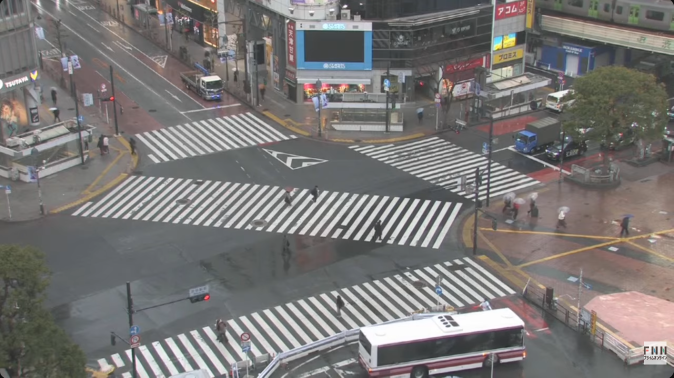
#> input picture geometry/shibuyaScramble.png, 1347 x 755 px, found by its file name (shown at 1/2 size)
$ python homographyPointSelector.py
#> lines starting #> are read from the running program, lines starting #| are printed output that depends on the picture
"""
Module for selecting points for homography computation.

Allows the user to interactively select points on an image with corresponding points in a map image.

These points can then be used to compute a homography matrix for perspective transformations.
"""
#cv2.getPerspectiveTransform(src, dst) --> src and dst are arrays of four points each, where src are the points in the image and dst are the points in the real world (e.g., corners of a square).
#cv2.findHomography(srcPoints, dstPoints) --> finds a perspective transformation between two planes.
#cv2.setMouseCallback(winname, onMouse, userdata=None) --> sets a mouse callback function for the specified window.
#def click_event(event, x, y, flags, param): --> to be passed to onMouse
#cv2.EVENT_LBUTTONDOWN	Left mouse button pressed
#cv2.EVENT_RBUTTONDOWN	Right mouse button pressed
#cv2.EVENT_MBUTTONDOWN	Middle mouse button pressed
#cv2.EVENT_LBUTTONUP	Left mouse button released
#cv2.EVENT_MOUSEMOVE	Mouse pointer moved over the window
#cv2.EVENT_LBUTTONDBLCLK	Left mouse button double-clicked
#cv2.namedWindow("Canvas")
#cv2.imshow("Canvas", img)

"""Get a source image (video stream frame) and a map image, show them side by side and allow the user
to click corresponding points on each image.

use right-click to remove the last selected point in case of mistakes.

click enter to finalize point selection and compute homography matrix

save matrix and start a demo in which user can select points in the source image and see where they map to
on the map image using the computed homography matrix.
"""

import os
import cv2
import numpy as np

# [24 lines left out: functions findCenterPoint, calculateDestinationPoints, not called in this run]


def selectHomographyPoints(srcImagePath, mapImagePath):

#> called with srcImagePath = 'geometry/shibuyaScramble.png', mapImagePath = 'geometry/shibuyaScrambleMap.png'
    srcPoints = []
    mapPoints = []
    cv2.namedWindow("Homography Point Selector")

    # Validate that the file exists and can be loaded
    if not os.path.exists(srcImagePath):
        raise FileNotFoundError(f"Source image file not found: {srcImagePath}")
    if not os.path.exists(mapImagePath):
        raise FileNotFoundError(f"Map image file not found: {mapImagePath}")


    srcImg = cv2.imread(srcImagePath)
#> srcImg is the input picture: shape (755, 1347, 3); mean B, G, R 117.7, 118.9, 121.5
    mapImg = cv2.imread(mapImagePath)
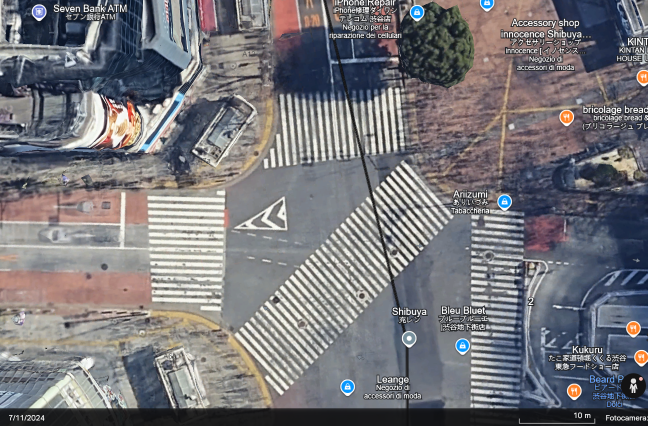
#> input picture geometry/shibuyaScrambleMap.png, 1295 x 852 px, found by its file name (shown at 1/2 size)
#> mapImg is the input picture: shape (852, 1295, 3); mean B, G, R 122.3, 117.9, 118.9
    if srcImg is None or mapImg is None:
        raise ValueError(f"Failed to load image: {srcImagePath} or {mapImagePath}")


    # Use height, width from shape safely
    srcH, srcW = srcImg.shape[:2]
#> srcH = 755; srcW = 1347
    mapH, mapW = mapImg.shape[:2]
#> mapH = 852; mapW = 1295
    #dst = cv2.copyMakeBorder(src, top, bottom, left, right, borderType, value)
    if srcH != mapH:
        if srcH > mapH:
            mapConcat = cv2.copyMakeBorder(mapImg, 0, srcH - mapH, 0, 0, cv2.BORDER_CONSTANT, value=[0,0,0])
            srcConcat = srcImg
        else:
            srcConcat = cv2.copyMakeBorder(srcImg, 0, mapH - srcH, 0, 0, cv2.BORDER_CONSTANT, value=[0,0,0])
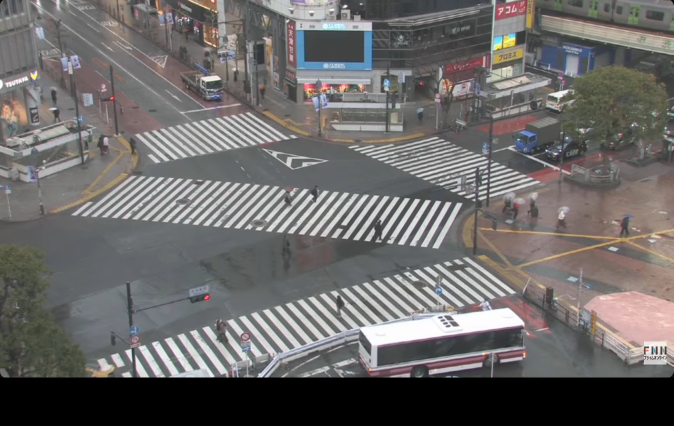
#> srcConcat: shape (852, 1347, 3) (shown at 1/2 size); mean B, G, R 104.3, 105.4, 107.7
            mapConcat = mapImg
    sideBySideImg = cv2.hconcat([srcConcat, mapConcat])
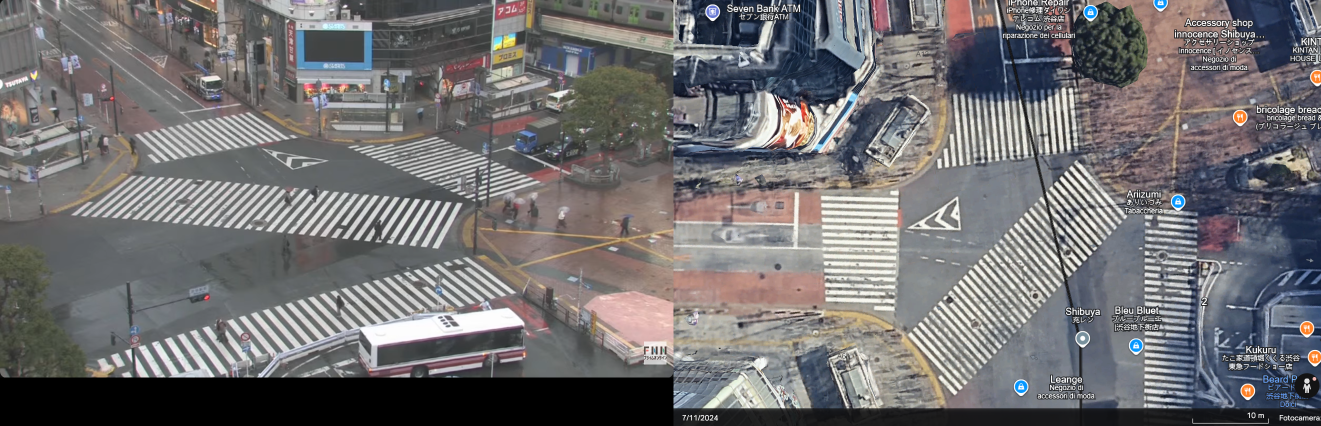
#> sideBySideImg: shape (852, 2642, 3) (shown at 1/2 size); mean B, G, R 113.1, 111.5, 113.1

    resizeFactor = 0.6
    inverseResizeFactor = 1 / resizeFactor
    resizedSideBySideImg = cv2.resize(sideBySideImg, (int(((srcW + mapW) * resizeFactor)), (int(max(srcH, mapH) * resizeFactor))))
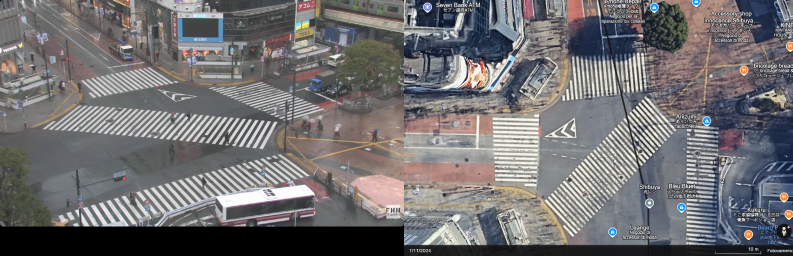
#> resizedSideBySideImg: shape (511, 1585, 3) (shown at 1/2 size); mean B, G, R 113.1, 111.4, 113.1
    resizedSrcW = int(srcW * resizeFactor)  # adjust width after resizing
#> resizedSrcW = 808
    sourceSelecting = True  # True => next click should be on SOURCE image
    # [22 lines left out: function clickEvent, not called in this run]

    done = False

    cv2.namedWindow("Homography Point Selector", cv2.WINDOW_NORMAL)
    cv2.setMouseCallback("Homography Point Selector", clickEvent)

    while not done:
        defaultScreen = cv2.putText(resizedSideBySideImg.copy(),
                                    ("Select a point on SOURCE image, then a point on MAP image. "
                                     "Right-click to undo last point. Press ENTER when done."),
                                    (20, 30), cv2.FONT_HERSHEY_SIMPLEX, 0.6, (0, 255, 0), 2)

        # Draw paired points and connecting lines
        for i in range(min(len(srcPoints), len(mapPoints))):
            cv2.circle(defaultScreen, (srcPoints[i][0], srcPoints[i][1]), 5, (255, 0, 0), -1)
            cv2.circle(defaultScreen, (mapPoints[i][0] + resizedSrcW, mapPoints[i][1]), 5, (0, 255, 0), -1)
            cv2.line(defaultScreen, (srcPoints[i][0], srcPoints[i][1]),
                     (mapPoints[i][0] + resizedSrcW, mapPoints[i][1]), (0, 0, 255), 1)

        # Draw unmatched last point safely
        if len(srcPoints) > len(mapPoints):
            x, y = srcPoints[-1]
            cv2.circle(defaultScreen, (x, y), 5, (255, 0, 0), -1)
        elif len(mapPoints) > len(srcPoints):
            x, y = mapPoints[-1]
            cv2.circle(defaultScreen, (x + resizedSrcW, y), 5, (0, 255, 0), -1)

        # Show which side is expected next
        next_text = "Next: SOURCE" if sourceSelecting else "Next: MAP"
        cv2.putText(defaultScreen, next_text, (20, 55), cv2.FONT_HERSHEY_SIMPLEX, 0.6, (0, 255, 255), 2)
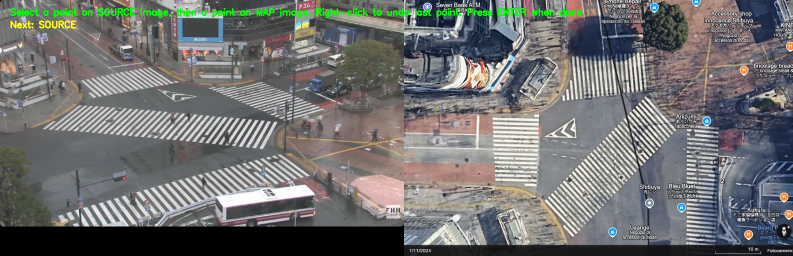
#> defaultScreen: shape (511, 1585, 3) (shown at 1/2 size); mean B, G, R 111.9, 112.9, 112.2

        cv2.imshow("Homography Point Selector", defaultScreen)

        key = cv2.waitKey(20) & 0xFF
#> (key Esc is pressed here)
        if key in (13, 10):  # Enter
            if len(srcPoints) >= 4 and len(srcPoints) == len(mapPoints):
                done = True
            else:
                print("Need at least 4 matching pairs before finishing.")
        elif key == 27:  # ESC
            print("Selection canceled.")
            srcPoints.clear(); mapPoints.clear(); done = True

    cv2.destroyAllWindows()

    # Convert to numpy arrays for downstream processing
    srcPoints = np.array(srcPoints, dtype=np.float32)
    mapPoints = np.array(mapPoints, dtype=np.float32)


    return srcPoints * inverseResizeFactor, mapPoints * inverseResizeFactor

def computeHomographyMatrix(srcPoints, dstPoints):

    srcPts = np.array(srcPoints, dtype=np.float32)
    dstPts = np.array(dstPoints, dtype=np.float32)
#> (the run stopped early here; a loop or call above may not have finished)
